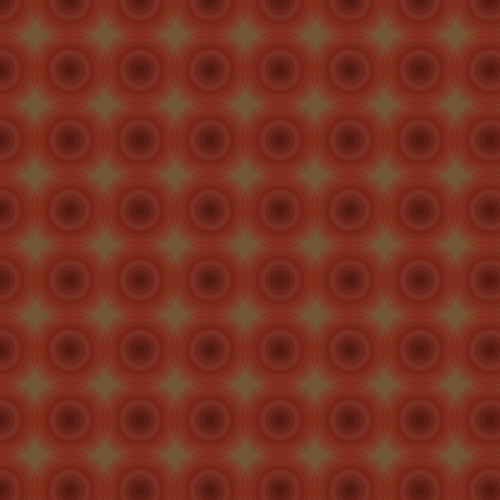
Frame 1 (no input)
Frame 60 (the mouse pressed at the canvas centre just before this capture): identical to frame 1, image omitted
Frame 120 (the mouse held since frame 60 and released just before this capture): identical to frame 1, image omitted

The Processing sketch that drew this single still picture (run headless with seeded random() and noise(); from frame 60 on, the mouse is pressed at the canvas centre):

// Processing sketch: processing_32264
// ── processing_32264.pde



int x=0;
int y=0;
int a=40;
int b=40;
int w=190;



void setup(){
  size (500,500);
  background (115,84,53);
  smooth();
}
  
  
  void draw (){
    
 


    for(int i=0;i<10;i++){
      x=0;
       for(int j=0;j<12;j=j+1){
         
       noStroke();
       fill(139,141,101);
       ellipse (x,y,a,b);
       w=160;
       for (int z=80;z>1;z=z-10){//number of rings, 
         noStroke();
       fill (w,0,0,50);
       ellipse (x,y,z,z);
       w=w-20;
       }
       x=x+70;
      }
      y=y+70;
      w=w-20;
     }
    
  }

  
  
